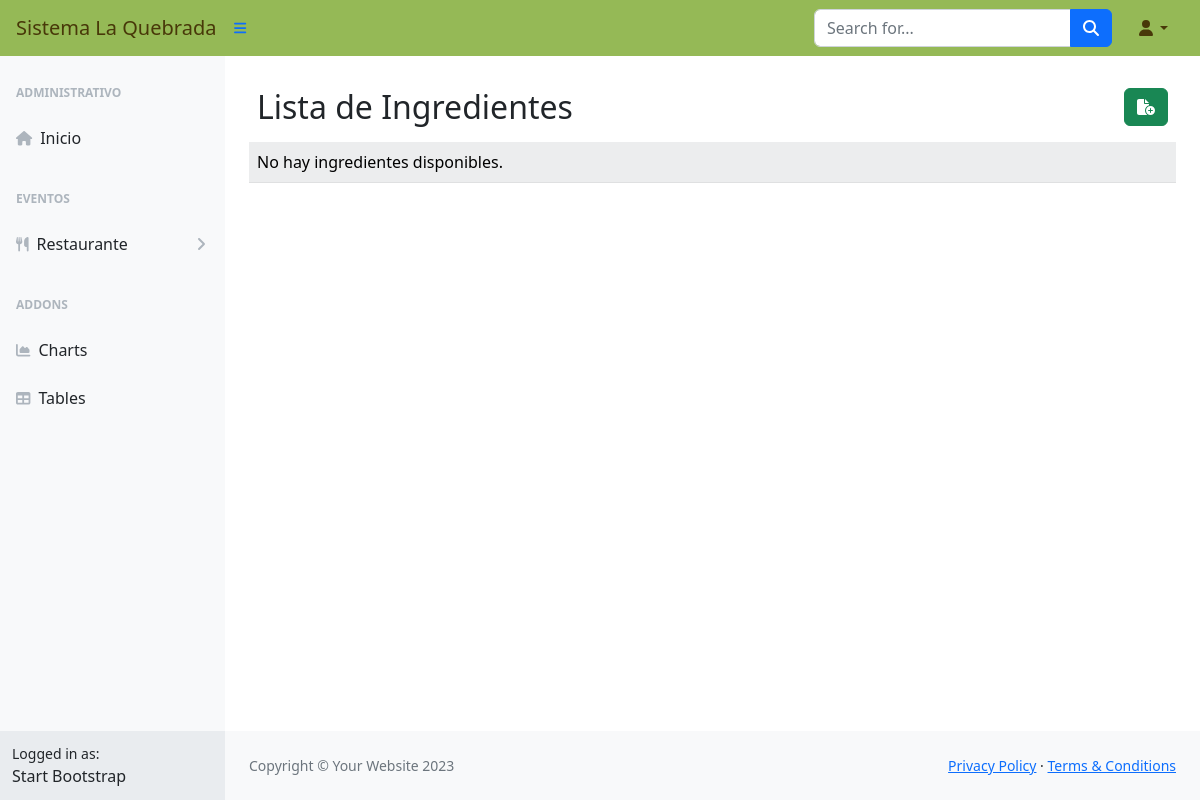
Before: /gper/ingrediente/ with the older database file.
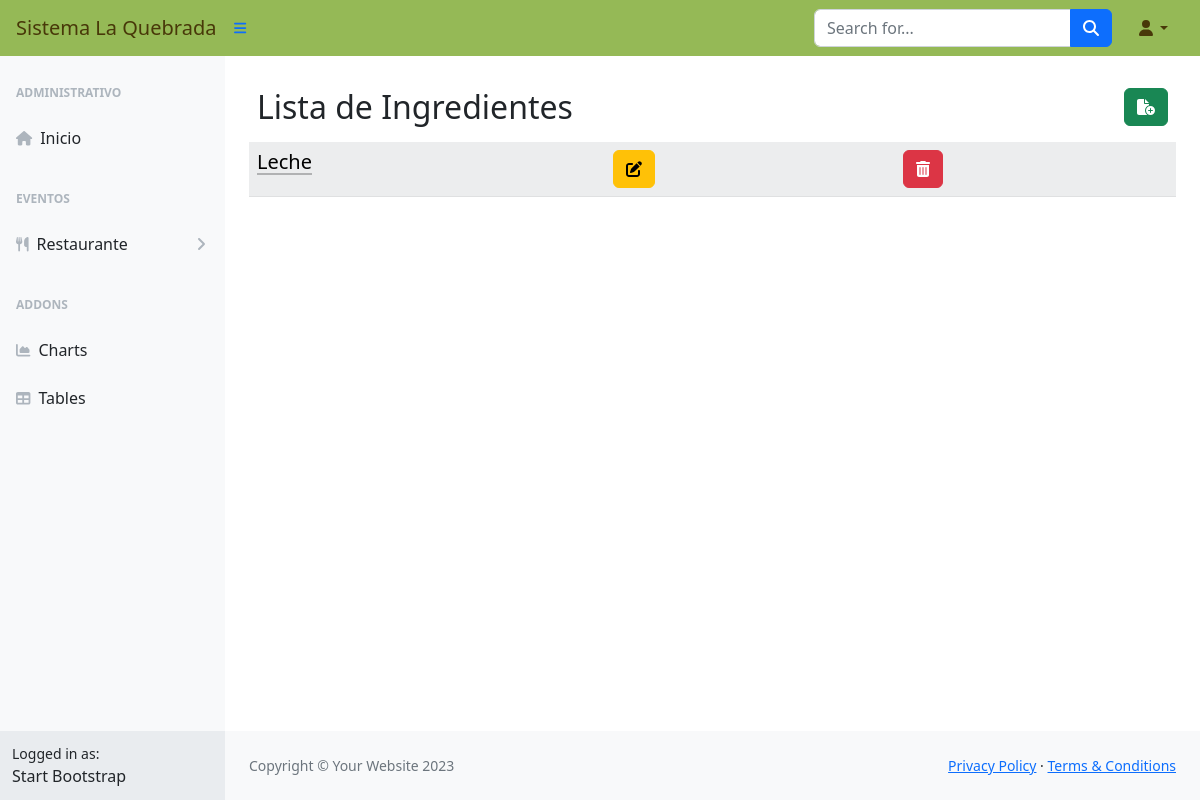
After: the same page with the newer database file.
### gper/models.py (models this page shows, shortened)
class Ingrediente(models.Model):
    idIngrediente = models.AutoField(primary_key=True)
    nombre = models.CharField(max_length=255)
    unidadCompra = models.IntegerField()
    idUnidadMedida = models.ForeignKey(UnidadMedida, on_delete=models.CASCADE)
    precioUnidadCompra = models.DecimalField(max_digits=10, decimal_places=2, blank=False, null=False)
    especificaciones = models.TextField(blank=True, null=True)

### gper/views.py (the view)
# urls.py: path('ingrediente/', views.IngredienteListView.as_view(), name="IngredienteList"),
class IngredienteListView(ListView):
    model = Ingrediente
    template_name = 'Ingredientes/Ingredientes.html'

### gper/templates/Ingredientes/Ingredientes.html (shortened to what this page needs)
{% extends 'base_generic.html' %}
{% block content %}
<div class="container-sm">
    <br>
    <div class="d-flex p-2">
        <div class="d-flex justify-content-start flex-grow-1">
            <h2>Lista de Ingredientes</h2>
        </div>
        <div class="d-flex justify-content-end">
            <a href="{% url 'IngredienteNew' %}"><button type="button" class="btn btn-success"><i class="fas fa-file-circle-plus"></i></button> </a>
        </div>
    </div>
    <div class="table-responsive-sm">
        <table class="table table-light table-striped table-hover">
            {% for unidad in object_list %}
            <tr>
                <td><a class="link-body-emphasis link-offset-2 link-underline-opacity-25 link-underline-opacity-75-hover" href="#" data-bs-toggle="modal" data-bs-target="#miModal" data-url="{% url 'IngredienteDetail' unidad.idIngrediente %}"><h5>{{ unidad.nombre}}</h5> </a> </td>
                <td><a href="{% url 'IngredienteEdit' unidad.idIngrediente %}"><button type="button" class="btn btn-warning"><i class="fas fa-pen-to-square"></i></button></a></td>
                <td><a href="{% url 'IngredienteDelete' unidad.idIngrediente %}"><button type="button" class="btn btn-danger"><i class="fas fa-trash-can"></i></button></a></td>
            </tr>
            {% empty %}
            <tr>
                <td>No hay ingredientes disponibles.</td>
            </tr>
            {% endfor %}
        </table>
    </div>
</div>
{% endblock %}

Changed rows visible on the page:
added Ingrediente: nombre "Leche"
Other visible differences:
text no longer shown: "No hay ingredientes disponibles."
